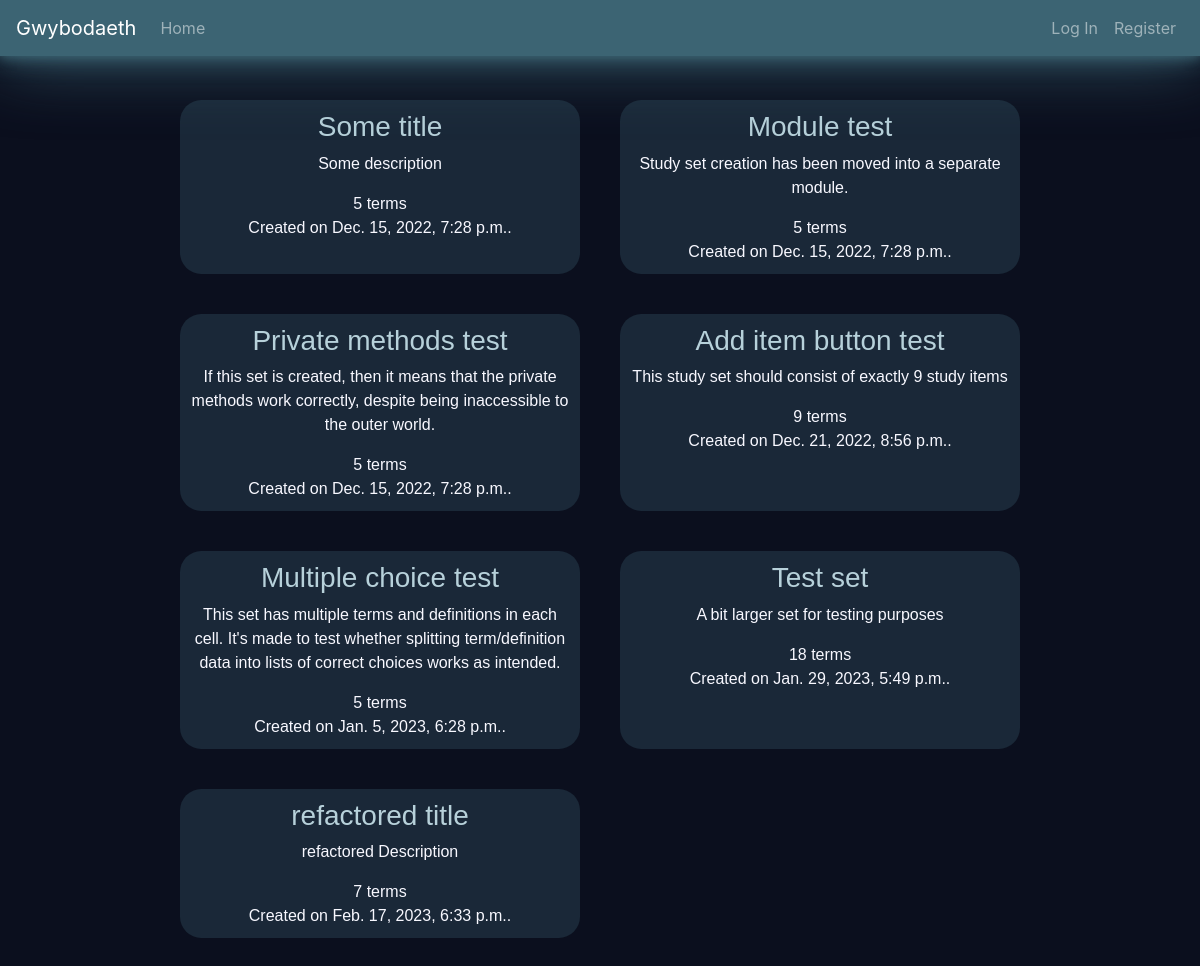
Page /kamil/sets on the earlier database version.
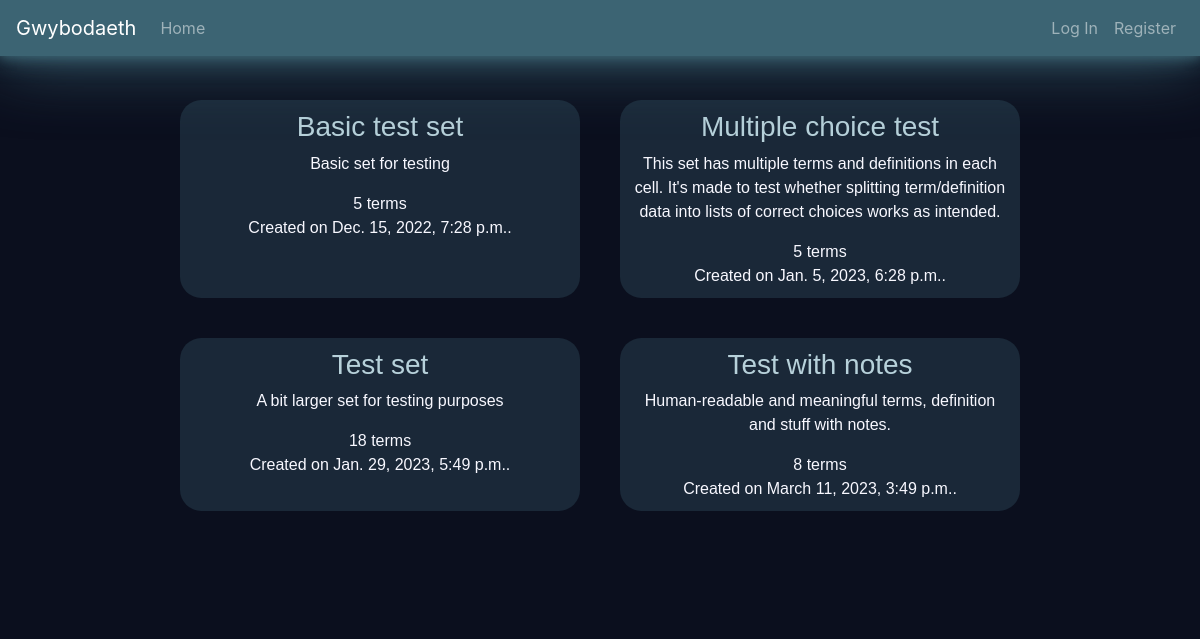
Same page on the later database version.
### Gwybodaeth/models.py (models this page shows)
class Study_set(models.Model):
    author      = models.ForeignKey(User, on_delete=models.CASCADE, related_name="study_sets")
    description = models.CharField (max_length=1023)
    title       = models.CharField (max_length=127)
    defs_lang   = models.CharField (max_length=8)
    terms_lang  = models.CharField (max_length=8)
    terms       = models.JSONField ()
    timestamp   = models.DateTimeField(auto_now_add=True)
    def terms_count(self):
        return len(self.terms.keys())

### Gwybodaeth/views.py (the view)
# urls.py: path("<str:username>/sets",               views.user_sets,            name="user-sets"      ),
def user_sets(request, username):
    require_method(request, 'GET')
    if not username == request.user.username:
        print("Accessing study sets belonging to another user.\
                This may or may not be allowed (TODO as an optional feature.\
                Type: advanced (to be done AFTER the important parts are done and working))")
    sets = Study_set.objects.filter(author__username=username)
    return render(request, "gwybodaeth/Simple/user_sets.html", {
        "sets": sets
    })

### Gwybodaeth/util.py (called while the page is built)
def require_method(request, method, status=400):
    if (type(method) is list) and (not request.method in method):
        return JsonResponse({"error": f"Request method must be one of the following:\
                            {', '.join(method)}."},
                            status=status)
    if not request.method == method:
        return JsonResponse({"error": f"{method} request required"},
                            status=status)

### Gwybodaeth/templates/gwybodaeth/Simple/user_sets.html (shortened to what this page needs)
{% extends 'gwybodaeth/layout.html' %}
{% block body %}
  <div class="user-sets">
    {% for set in sets %}
      <div class="user-set
                  bg-moon-glass">
        <div class="user-set-title">
          <h3><a  class="text-lleuad-lawn"
                  href ="{% url 'study-set-view' set.id %}">{{ set.title }}</a></h3>
        </div>
        <div class="user-set-description">
          <p>{{ set.description}}</p>
        </div>
        <div class="user-set-terms-counter">
          {{ set.terms_count }} terms
        </div>
        <div class="user-set-timestamp">
          Created on {{ set.timestamp }}.
        </div>
      </div>
    {% empty %}
      <h3> You haven't created any study sets! </h3>
      <p> Maybe it's time to <a href="{% url 'create-set' %}">create one</a>?
    {% endfor %}
  </div>
{% endblock %}

### Gwybodaeth/templates/gwybodaeth/layout.html (shortened to what this page needs)
{% load static %}
<!DOCTYPE html>
<html lang="en">
  <head>
    <link   rel ="stylesheet"
            href="{% static 'gwybodaeth/styles/styles.css' %}">
  </head>
  <body>
    {% include "./includable/navbar.html" %}
    <div class="body">
      {% block body %}
      {% endblock %}
    </div>
  </body>
</html>

### Gwybodaeth/templates/gwybodaeth/includable/navbar.html (shortened to what this page needs)
<nav class="navbar
            fixed-top
            navbar-expand-lg
            navbar-dark
            bg-lleuad
            moonlight-stronk">
  <a  class="navbar-brand"
      href="{% url 'index' %}">Gwybodaeth</a>
  <ul class="navbar-nav mr-auto">
    <li class="nav-item">
      <a  class="nav-link"
          href="{% url 'index' %}">Home</a>
    </li>
  </ul>
  <ul class="navbar-nav ml-auto">
  {% if user.is_authenticated %}
    {% if user.is_superuser %}
      <li class="nav-item">
        <a  href="/admin/"
            class="nav-link">Administration panel</a>
      </li>
    {% endif %}
    <li class="nav-item">
      <a  class="nav-link"
          href="">
          <strong>{{ user.username }}</strong>
      </a>
    </li>
    <li class="nav-item">
      <a  class="nav-link"
          href="{% url 'logout' %}">Log Out</a>
    </li>
  {% else %}
    <li class="nav-item">
      <a  class="nav-link"
          href="{% url 'login' %}">Log In</a>
    </li>
    <li class="nav-item">
      <a  class="nav-link"
          href="{% url 'register' %}">Register</a>
    </li>
  {% endif %}
  </ul>
</nav>

Differences in the rows shown:
removed Study_set: title "Module test", description "Study set creation has been moved into a separate module.", terms_count "5", timestamp "Dec. 15, 2022, 7:28 p.m."
removed Study_set: title "Private methods test", description "If this set is created, then it means that the private methods work correctly, despite being inaccessible to the outer world.", terms_count "5", timestamp "Dec. 15, 2022, 7:28 p.m."
removed Study_set: title "Add item button test", description "This study set should consist of exactly 9 study items", terms_count "9", timestamp "Dec. 21, 2022, 8:56 p.m."
removed Study_set: title "refactored title", description "refactored Description", terms_count "7", timestamp "Feb. 17, 2023, 6:33 p.m."
changed Study_set: title "Some title" → "Basic test set"; description "Some description" → "Basic set for testing"
added Study_set: title "Test with notes", description "Human-readable and meaningful terms, definition and stuff with notes.", terms_count "8", timestamp "March 11, 2023, 3:49 p.m."
